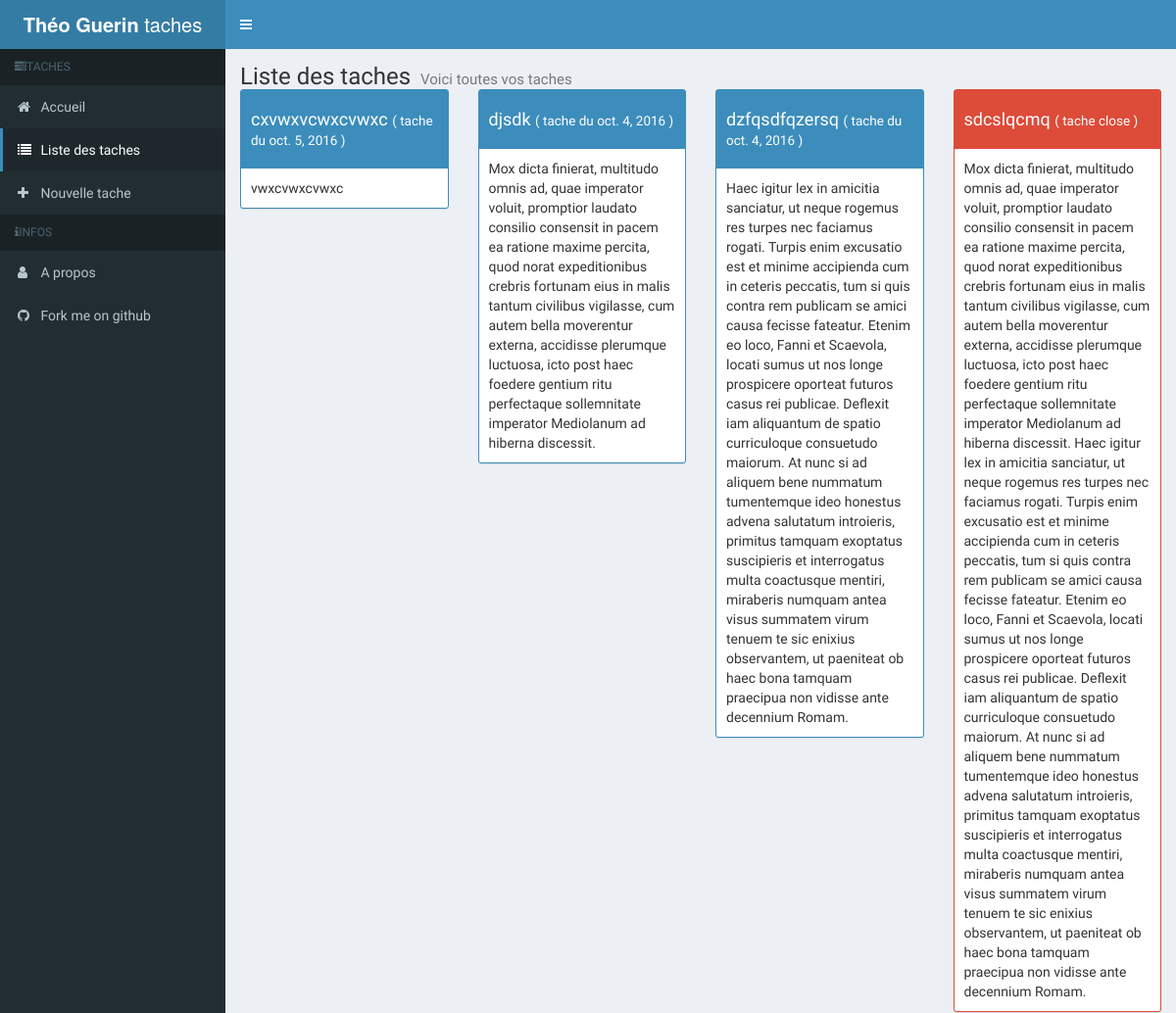
The page /list/ (upper part) on the database as committed earlier.
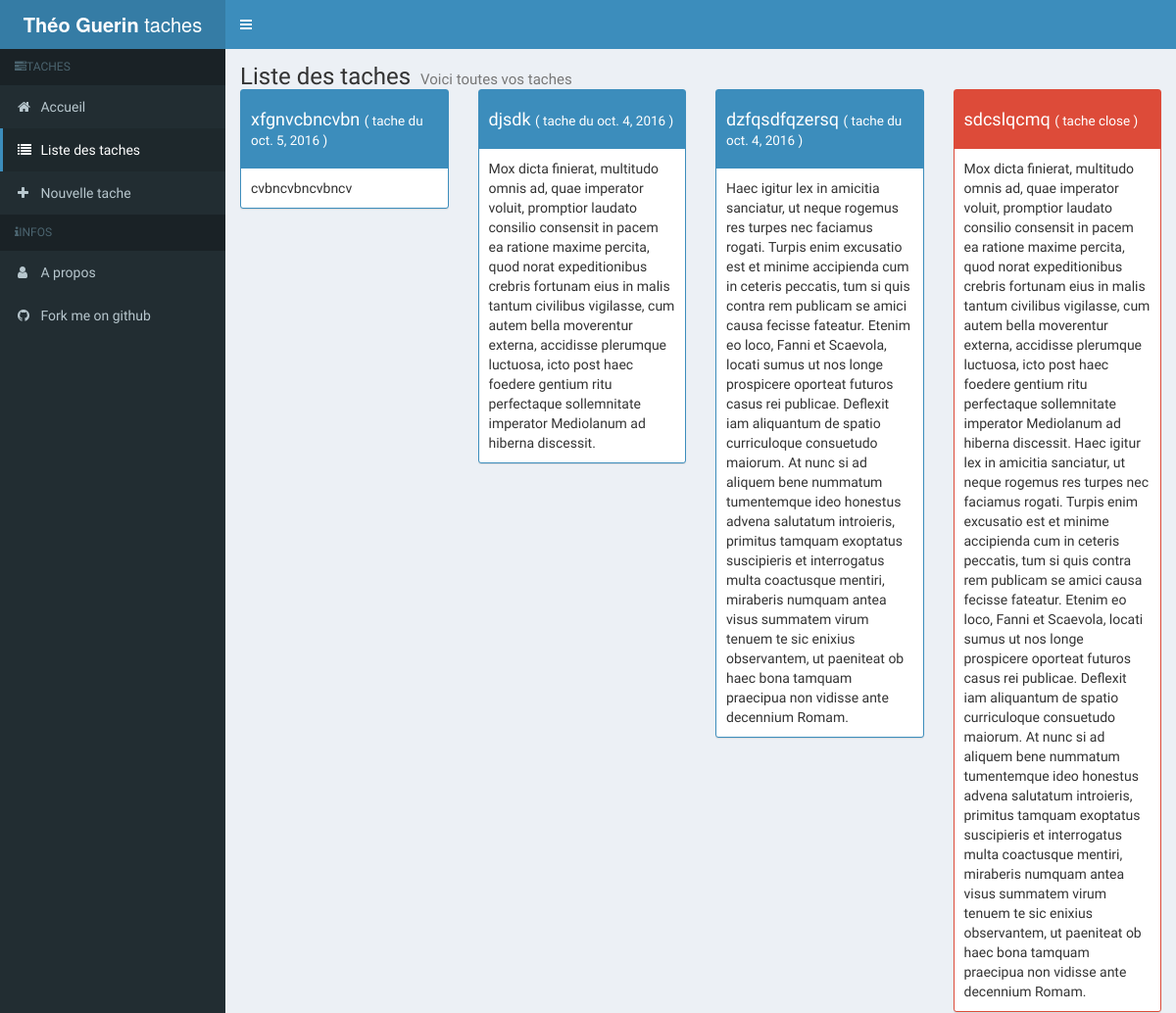
The same page on the database as committed later.
### lesTaches/models.py (models this page shows, shortened)
class Task(models.Model):
    name = models.CharField(max_length=250,unique=True)
    description = models.TextField()
    createdDate = models.DateField(auto_now_add=True)
    closed = models.BooleanField(default=False)

### lesTaches/views.py (the view)
# urls.py: url(r'^list/?$',views.task_listing,name="task_list"),
def task_listing(request):
     objects = Task.objects.all().order_by('-createdDate')
     return render(request,'lesTaches/list.html', {"taches": objects })

### templates/lesTaches/list.html (shortened to what this page needs)
{% extends "layout.html" %}
{% load static %}
{% block content %}
<h1>
    Liste des taches
    <small>Voici toutes vos taches</small>
</h1>
<div class="row">
    {% for tache in taches %}
    <div class="col-xs-6 col-sm-4 col-md-3">
        {% include "lesTaches/blocs/taskCard.html" with tache=tache %}
    </div>
    {% endfor %}
</div>
{% endblock %}

### templates/lesTaches/blocs/taskCard.html
<div class="box box-solid box-{% if tache.closed %}danger{% else %}primary{% endif %} tacheCard">
    <div class="box-header">
        <a class="box-header-link" href="{% url 'view_task' tache.name %}">
            <h4>
                {{tache.name}} <small>( {% if tache.closed %}tache close{% else %}tache du {{tache.createdDate}}{% endif %} )</small>
            </h4>
        </a>
    </div>
    <div class="box-body">
        {{tache.description}}
    </div>
</div>

Rows that differ between the two databases and show on the page:
removed Task: name "cxvwxvcwxcvwxc", createdDate "oct. 5, 2016", description "vwxcvwxcvwxc"
added Task: name "xfgnvcbncvbn", createdDate "oct. 5, 2016", description "cvbncvbncvbncv"
